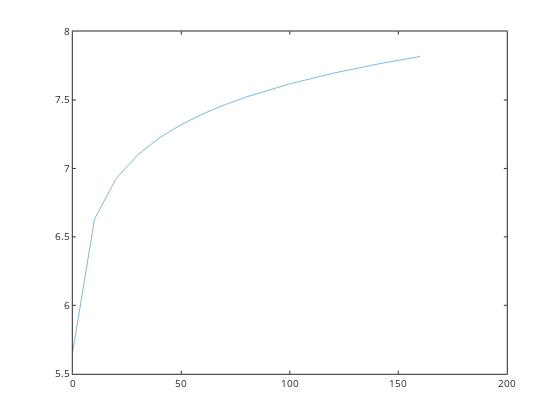

The notebook cell saved with this chart:
### Code cell
plot(time,pHphreeqc)

### Figure 1 — Plotly figure (JSON) as saved in the notebook; plotly's stock layout.template omitted (floating-point values rounded to 4 significant figures)
{"data": [{"line": {"color": "rgb(0,113,188)", "dash": "solid", "width": 0.5}, "marker": {"color": "rgb(0,113,188)", "line": {"color": "rgb(0,113,188)"}, "size": 6, "symbol": "none"}, "mode": "lines", "name": "", "showlegend": false, "type": "scatter", "visibility": true, "x": [0, 10, 20, 30, 40, 50, 60, 70, 80, 90, 100, 120, 140, 160], "xaxis": "x", "y": [5.664, 6.631, 6.927, 7.101, 7.225, 7.321, 7.399, 7.465, 7.522, 7.572, 7.617, 7.695, 7.761, 7.817], "yaxis": "y"}], "layout": {"height": 420, "hovermode": "closest", "margin": {"b": 0, "l": 0, "r": 0, "t": 0}, "plot_bgcolor": "rgba(0, 0, 0, 0)", "showlegend": false, "width": 560, "xaxis": {"anchor": "y", "autorange": false, "domain": [0.13, 0.905], "exponentformat": "none", "gridcolor": "rgba(38,38,38,0.15)", "gridwidth": 1, "linecolor": "rgb(38,38,38)", "linewidth": 1, "mirror": "ticks", "range": [0, 200], "showgrid": false, "showline": true, "side": "bottom", "spikedash": "solid", "spikemode": "across", "spikesides": false, "spikethickness": 1, "tickangle": 0, "tickcolor": "rgb(38,38,38)", "tickfont": {"color": "rgb(38,38,38)", "size": 10}, "ticklen": 3, "ticks": "inside", "ticktext": ["0", "50", "100", "150", "200"], "tickvals": [0, 50, 100, 150, 200], "title": {"font": {"color": "rgb(0, 0, 0)", "size": 11}, "text": ""}, "type": "linear", "visible": true, "zeroline": false}, "yaxis": {"anchor": "x", "autorange": false, "domain": [0.11, 0.925], "exponentformat": "none", "gridcolor": "rgba(38,38,38,0.15)", "gridwidth": 1, "linecolor": "rgb(38,38,38)", "linewidth": 1, "mirror": "ticks", "range": [5.5, 8], "showgrid": false, "showline": true, "side": "left", "spikedash": "solid", "spikemode": "across", "spikesides": false, "spikethickness": 1, "tickangle": 0, "tickcolor": "rgb(38,38,38)", "tickfont": {"color": "rgb(38,38,38)", "size": 10}, "ticklen": 3, "ticks": "inside", "ticktext": ["5.5", "6", "6.5", "7", "7.5", "8"], "tickvals": [5.5, 6, 6.5, 7, 7.5, 8], "title": {"font": {"color": "rgb(0, 0, 0)", "size": 11}, "text": ""}, "type": "linear", "visible": true, "zeroline": false}}}
